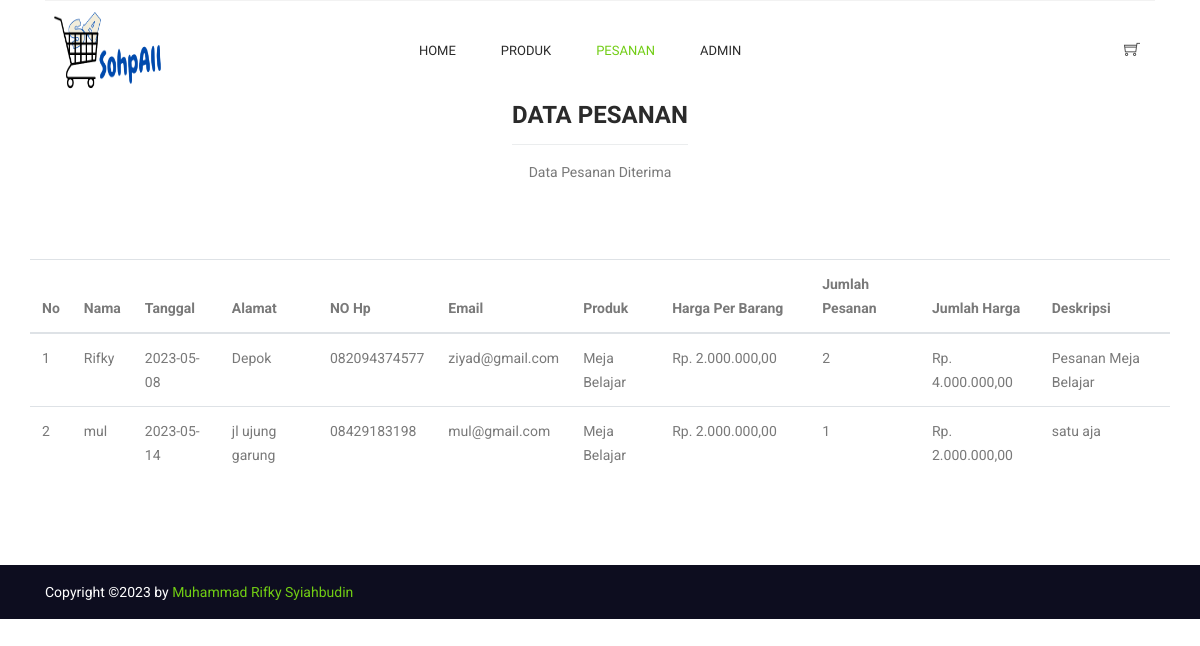
/pesanan.php, run on the app's committed database.
### tables this page shows
CREATE TABLE `pesanan` (
  `id` int(11) NOT NULL,
  `tanggal` date NOT NULL,
  `nama_pemesan` varchar(45) NOT NULL,
  `alamat_pemesan` varchar(45) NOT NULL,
  `no_hp` varchar(20) NOT NULL,
  `email` varchar(45) NOT NULL,
  `jumlah_pesanan` int(11) NOT NULL,
  `deskripsi` text DEFAULT NULL,
  `produk_id` int(11) NOT NULL
);

CREATE TABLE `produk` (
  `id` int(11) NOT NULL,
  `kode` varchar(45) NOT NULL,
  `nama` varchar(45) NOT NULL,
  `harga` double NOT NULL,
  `stok` int(11) NOT NULL,
  `deskripsi` text DEFAULT NULL,
  `kategori_produk_id` int(11) NOT NULL
);

### pesanan.php (the view, shortened to what this page needs)
<?php
    require_once 'template/header.php';
    require_once 'config/db.php';
    $sql = "SELECT a.*,b.nama as produk,b.harga as harga FROM pesanan as a LEFT JOIN produk as b ON a.produk_id = b.id";
    $orders = $dbh->query($sql);
?>
<section class="feature_product_area section_gap_bottom_custom">
    <div class="container">
      <div class="row justify-content-center">
        <div class="col-lg-12">
          <div class="main_title">
            <h2><span>Data Pesanan</span></h2>
            <p>Data Pesanan Diterima</p>
          </div>
        </div>
      </div>
      <div class="row">
            <table class="table table-responsive-xl table-hover">
                <thead>
                  <tr>
                    <th>No</th>
                    <th >Nama</th>
                    <th>Tanggal</th>
                    <th>Alamat</th>
                    <th>NO Hp</th>
                    <th>Email</th>
                    <th>Produk</th>
                    <th width="150px">Harga Per Barang</th>
                    <th>Jumlah Pesanan</th>
                    <th>Jumlah Harga</th>
                    <th>Deskripsi</th>
                  </tr>
                </thead>
                <tbody>
                <?php $no=1; ?>
                <?php foreach($orders as $key => $value) : ?>
                  <tr>
                    <td><?= $no; ?></td>
                    <td><?= $value['nama_pemesan'] ?></td>
                    <td><?= $value['tanggal'] ?></td>
                    <td><?= $value['alamat_pemesan'] ?></td>
                    <td><?= $value['no_hp'] ?></td>
                    <td><?= $value['email'] ?></td>
                    <td><?= $value['produk'] ?></td>
                    <td><?= "Rp. ".number_format($value['harga'],2,',','.');  ?></td>
                    <td><?= $value['jumlah_pesanan'] ?></td>
                    <td><?= "Rp. ".number_format($value['jumlah_pesanan'] * $value['harga'],2,',','.') ?></td>
                    <td><?= $value['deskripsi']?></td>
                  </tr>
                <?php $no++;?>
                <?php endforeach; ?>
                </tbody>
            </table>
      </div>
    </div>
</section>
<?php
    require_once 'template/footer.php';
?>

### assets/css/style.css (style rules this page uses)
body { line-height:24px;font-size:14px;font-family:"Roboto",sans-serif;font-weight:normal;color:#797979 }
h1,h2,h3,h4,h5,h6 { font-family:"Heebo",sans-serif;color:#2a2a2a;font-weight:500 }
.section_gap_bottom_custom { padding-bottom:70px }
.main_title { text-align:center;margin-bottom:75px }
.main_title h2 { font-size:24px;color:#2a2a2a;margin-bottom:30px;font-weight:700;text-transform:uppercase }
.main_title h2 span { position:relative;display:inline-block }
.main_title h2 span:after { content:'';position:absolute;left:0px;bottom:-15px;width:100%;height:1px;background:#ebedee }
.main_title p { font-size:14px;font-family:"Roboto",sans-serif;font-weight:normal;line-height:24px;color:#797979;margin-bottom:0px }
h2 { font-size:30px }

### data on the page
pesanan: nama_pemesan "Rifky", tanggal "2023-05-08", alamat_pemesan "Depok", no_hp "082094374577", email "ziyad@gmail.com", produk.nama "Meja Belajar", produk.harga "2.000.000,00", jumlah_pesanan "2", $value['jumlah_pesanan']*$value['harga'] "4.000.000,00", deskripsi "Pesanan Meja Belajar"
pesanan: nama_pemesan "mul", tanggal "2023-05-14", alamat_pemesan "jl ujung garung", no_hp "08429183198", email "mul@gmail.com", produk.nama "Meja Belajar", produk.harga "2.000.000,00", jumlah_pesanan "1", $value['jumlah_pesanan']*$value['harga'] "2.000.000,00", deskripsi "satu aja"
